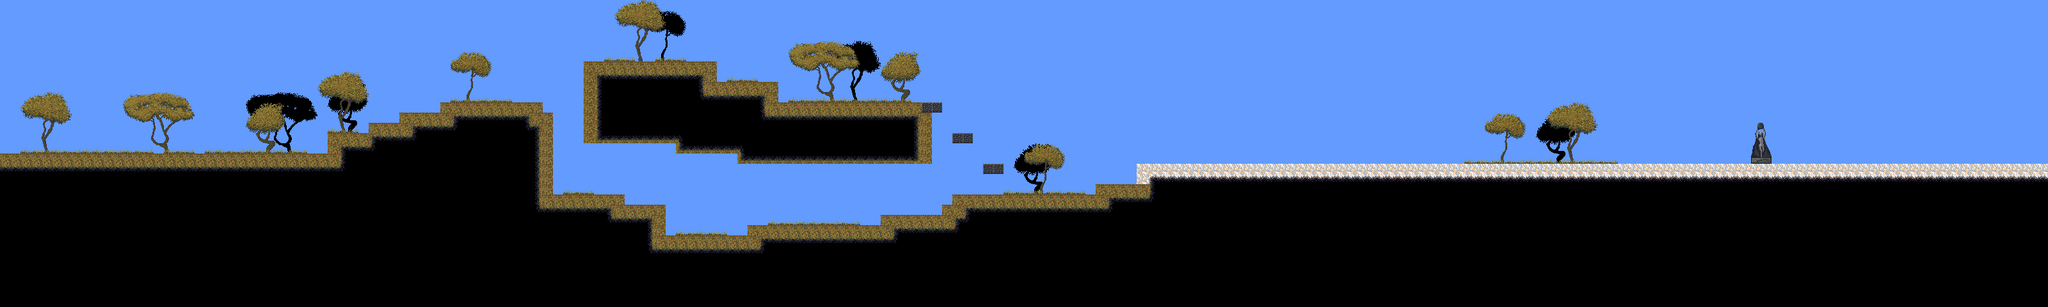

A 2D game scene composited from a Tiled map and its tileset images. What follows is a short description and the map's XML, with each tile layer's data collapsed to a summary:
An orthogonal 200x30 tile map with 16x16 px tiles, 4 tile layers (SilhouetteLayer, BackgroundLayer, GameLayer, ForegroundLayer) and 20 objects (17x enemySpawn, 2x spawn, shrine).

<map version="1.0" orientation="orthogonal" renderorder="left-up" width="200" height="30" tilewidth="16" tileheight="16" backgroundcolor="#639bff" nextobjectid="46">
 <properties>
  <property name="background" value="Olaf_background.png" />
  <property name="backgroundHeight" value="0" />
  <property name="drainRate" value="8" />
  <property name="exitLeft" value="olaf_03.tmx" />
  <property name="exitRight" value="elminas_01.tmx" />
  <property name="spawnLeft" value="playerSpawnRight" />
  <property name="spawnRight" value="playerSpawnLeft" />
 </properties>
 <tileset firstgid="1" name="Olaf_tileset" tilewidth="16" tileheight="16">
  <image source="../graphics/levels/Olaf_tileset.png" trans="ff00ff" width="512" height="512" />
  <terraintypes>
   <terrain name="grass" tile="-1" />
   <terrain name="stone" tile="-1" />
   <terrain name="foliage" tile="-1" />
   <terrain name="foliagesilho" tile="-1" />
  </terraintypes>
  <tile id="1" terrain=",,,0" />
  <tile id="2" terrain=",,0," />
  <tile id="4" terrain=",,,1" />
  <tile id="5" terrain=",,1," />
  <tile id="18" terrain=",,,2" />
  <tile id="20" terrain=",,2," />
  <tile id="26" terrain=",,,3" />
  <tile id="28" terrain=",,3," />
  <tile id="32" terrain=",,0,0" />
  <tile id="33" terrain=",0,0,0" />
  <tile id="34" terrain="0,,0,0" />
  <tile id="35" terrain=",,1,1" />
  <tile id="36" terrain=",1,1,1" />
  <tile id="37" terrain="1,,1,1" />
  <tile id="49" terrain=",,2,2" />
  <tile id="50" terrain=",2,2,2" />
  <tile id="51" terrain="2,2,2,2" />
  <tile id="52" terrain="2,,2,2" />
  <tile id="57" terrain=",,3,3" />
  <tile id="58" terrain=",3,3,3" />
  <tile id="59" terrain="3,3,3,3" />
  <tile id="60" terrain="3,,3,3" />
  <tile id="64" terrain="0,0,," />
  <tile id="65" terrain="0,0,,0" />
  <tile id="66" terrain="0,0,0," />
  <tile id="67" terrain="1,1,," />
  <tile id="68" terrain="1,1,,1" />
  <tile id="69" terrain="1,1,1," />
  <tile id="82" terrain="2,2,,2" />
  <tile id="84" terrain="2,2,2," />
  <tile id="90" terrain="3,3,,3" />
  <tile id="92" terrain="3,3,3," />
  <tile id="97" terrain=",0,,0" />
  <tile id="98" terrain="0,,0," />
  <tile id="100" terrain=",1,,1" />
  <tile id="101" terrain="1,,1," />
  <tile id="114" terrain=",2,,2" />
  <tile id="116" terrain="2,,2," />
  <tile id="122" terrain=",3,,3" />
  <tile id="124" terrain="3,,3," />
  <tile id="129" terrain=",0,," />
  <tile id="130" terrain="0,,," />
  <tile id="132" terrain=",1,," />
  <tile id="133" terrain="1,,," />
  <tile id="145" terrain="2,2,," />
  <tile id="146" terrain=",2,," />
  <tile id="148" terrain="2,,," />
  <tile id="153" terrain="3,3,," />
  <tile id="154" terrain=",3,," />
  <tile id="156" terrain="3,,," />
  <tile id="160" terrain="0,0,0,0" />
  <tile id="163" terrain="1,1,1,1" />
 </tileset>
 <layer name="SilhouetteLayer" width="200" height="30">
  <data>[6000 cells, 152 non-empty, 112 distinct tile ids]</data>
 </layer>
 <layer name="BackgroundLayer" width="200" height="30">
  <data>[6000 cells, 312 non-empty, 120 distinct tile ids]</data>
 </layer>
 <layer name="GameLayer" width="200" height="30">
  <data>[6000 cells, 2935 non-empty, 18 distinct tile ids]</data>
 </layer>
 <layer name="ForegroundLayer" width="200" height="30">
  <data>[6000 cells, 96 non-empty, 3 distinct tile ids]</data>
 </layer>
 <objectgroup name="Triggers">
  <object id="45" name="shrine_01" type="shrine" x="2734.54" y="187.75" width="34.9167" height="69.1667" />
 </objectgroup>
 <objectgroup name="Actors">
  <object id="24" name="playerSpawnRight" type="spawn" x="3191.67" y="247.5">
   <ellipse />
  </object>
  <object id="26" name="enemySpawn_01" type="enemySpawn" x="2951.33" y="249.666">
   <properties>
    <property name="amount" value="1" />
    <property name="enemyType" value="skeleton" />
   </properties>
   <ellipse />
  </object>
  <object id="27" name="enemySpawn_02" type="enemySpawn" x="2630.66" y="248.667">
   <properties>
    <property name="amount" value="1" />
    <property name="enemyType" value="skeleton" />
   </properties>
   <ellipse />
  </object>
  <object id="28" name="enemySpawn_03" type="enemySpawn" x="2601.33" y="249">
   <properties>
    <property name="amount" value="1" />
    <property name="enemyType" value="skeleton" />
   </properties>
   <ellipse />
  </object>
  <object id="29" name="enemySpawn_04" type="enemySpawn" x="2569" y="249.334">
   <properties>
    <property name="amount" value="1" />
    <property name="enemyType" value="skeleton" />
   </properties>
   <ellipse />
  </object>
  <object id="30" name="enemySpawn_05" type="enemySpawn" x="2150.66" y="249">
   <properties>
    <property name="amount" value="1" />
    <property name="enemyType" value="skeleton" />
   </properties>
   <ellipse />
  </object>
  <object id="31" name="enemySpawn_06" type="enemySpawn" x="1576" y="297.666">
   <properties>
    <property name="amount" value="1" />
    <property name="enemyType" value="skeleton" />
   </properties>
   <ellipse />
  </object>
  <object id="32" name="enemySpawn_07" type="enemySpawn" x="1273.33" y="153.667">
   <properties>
    <property name="amount" value="1" />
    <property name="enemyType" value="skeleton" />
   </properties>
   <ellipse />
  </object>
  <object id="33" name="enemySpawn_08" type="enemySpawn" x="1014" y="85.6667">
   <properties>
    <property name="amount" value="1" />
    <property name="enemyType" value="skeleton" />
   </properties>
   <ellipse />
  </object>
  <object id="34" name="enemySpawn_09" type="enemySpawn" x="774" y="152">
   <properties>
    <property name="amount" value="1" />
    <property name="enemyType" value="skeleton" />
   </properties>
   <ellipse />
  </object>
  <object id="35" name="enemySpawn_10" type="enemySpawn" x="744" y="150">
   <properties>
    <property name="amount" value="1" />
    <property name="enemyType" value="skeleton" />
   </properties>
   <ellipse />
  </object>
  <object id="36" name="enemySpawn_11" type="enemySpawn" x="1080" y="358">
   <properties>
    <property name="amount" value="1" />
    <property name="enemyType" value="skeleton" />
   </properties>
   <ellipse />
  </object>
  <object id="37" name="enemySpawn_12" type="enemySpawn" x="474.999" y="233.667">
   <properties>
    <property name="amount" value="1" />
    <property name="enemyType" value="skeleton" />
   </properties>
   <ellipse />
  </object>
  <object id="38" name="enemySpawn_13" type="enemySpawn" x="246.666" y="230">
   <properties>
    <property name="amount" value="1" />
    <property name="enemyType" value="skeleton" />
   </properties>
   <ellipse />
  </object>
  <object id="39" name="enemySpawn_14" type="enemySpawn" x="278.667" y="231.333">
   <properties>
    <property name="amount" value="1" />
    <property name="enemyType" value="skeleton" />
   </properties>
   <ellipse />
  </object>
  <object id="41" name="playerSpawnLeft" type="spawn" x="6.66667" y="232.667">
   <ellipse />
  </object>
  <object id="42" name="enemySpawn_15" type="enemySpawn" x="1669.33" y="295.667">
   <properties>
    <property name="amount" value="1" />
    <property name="enemyType" value="skeleton" />
   </properties>
   <ellipse />
  </object>
  <object id="43" name="enemySpawn_16" type="enemySpawn" x="1257.67" y="345.334">
   <properties>
    <property name="amount" value="1" />
    <property name="enemyType" value="skeleton" />
   </properties>
   <ellipse />
  </object>
  <object id="44" name="enemySpawn_16" type="enemySpawn" x="1800" y="250">
   <properties>
    <property name="amount" value="1" />
    <property name="enemyType" value="skeleton" />
   </properties>
   <ellipse />
  </object>
 </objectgroup>
</map>
